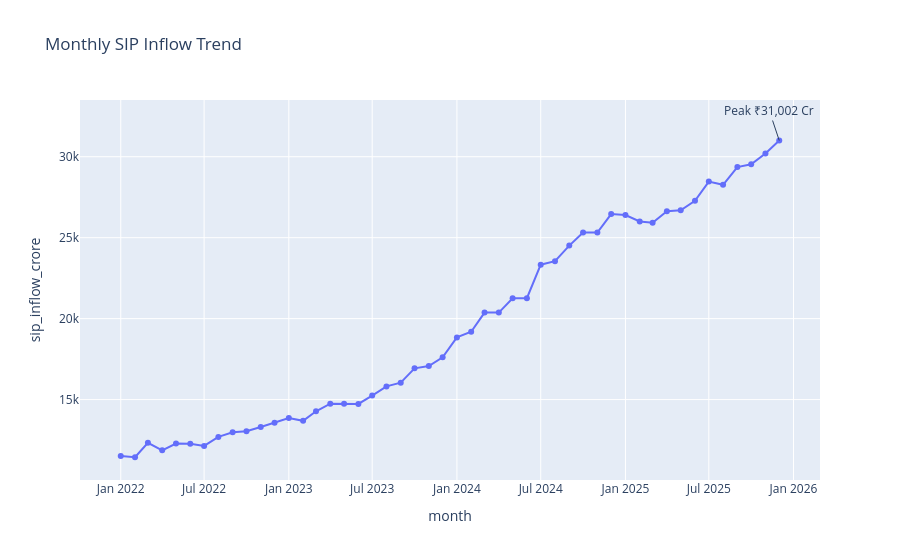

The notebook cell saved with this chart:
### Markdown cell above
### Insight 3

SBI Mutual Fund consistently maintained the highest Assets Under Management (AUM) among all fund houses, reaching approximately ₹12.5 lakh crore by 2025.

### Insight 4

All major fund houses recorded steady AUM growth from 2022 to 2025, reflecting increasing investor participation in mutual funds.

### Code cell
sip["month"] = pd.to_datetime(
    sip["month"]
)

fig = px.line(
    sip,
    x="month",
    y="sip_inflow_crore",
    markers=True,
    title="Monthly SIP Inflow Trend"
)

max_row = sip.loc[
    sip["sip_inflow_crore"].idxmax()
]

fig.add_annotation(
    x=max_row["month"],
    y=max_row["sip_inflow_crore"],
    text=f"Peak ₹{max_row['sip_inflow_crore']:,} Cr"
)

fig.show()

### Figure 1 — Plotly figure (JSON) as saved in the notebook; plotly's stock layout.template omitted (floating-point values rounded to 4 significant figures)
{"data": [{"hovertemplate": "month=%{x}<br>sip_inflow_crore=%{y}<extra></extra>", "legendgroup": "", "line": {"color": "#636efa", "dash": "solid"}, "marker": {"symbol": "circle"}, "mode": "lines+markers", "name": "", "orientation": "v", "showlegend": false, "type": "scatter", "x": ["2022-01-01T00:00:00.000000", "2022-02-01T00:00:00.000000", "2022-03-01T00:00:00.000000", "2022-04-01T00:00:00.000000", "2022-05-01T00:00:00.000000", "2022-06-01T00:00:00.000000", "2022-07-01T00:00:00.000000", "2022-08-01T00:00:00.000000", "2022-09-01T00:00:00.000000", "2022-10-01T00:00:00.000000", "2022-11-01T00:00:00.000000", "2022-12-01T00:00:00.000000", "2023-01-01T00:00:00.000000", "2023-02-01T00:00:00.000000", "2023-03-01T00:00:00.000000", "2023-04-01T00:00:00.000000", "2023-05-01T00:00:00.000000", "2023-06-01T00:00:00.000000", "2023-07-01T00:00:00.000000", "2023-08-01T00:00:00.000000", "2023-09-01T00:00:00.000000", "2023-10-01T00:00:00.000000", "2023-11-01T00:00:00.000000", "2023-12-01T00:00:00.000000", "2024-01-01T00:00:00.000000", "2024-02-01T00:00:00.000000", "2024-03-01T00:00:00.000000", "2024-04-01T00:00:00.000000", "2024-05-01T00:00:00.000000", "2024-06-01T00:00:00.000000", "2024-07-01T00:00:00.000000", "2024-08-01T00:00:00.000000", "2024-09-01T00:00:00.000000", "2024-10-01T00:00:00.000000", "2024-11-01T00:00:00.000000", "2024-12-01T00:00:00.000000", "2025-01-01T00:00:00.000000", "2025-02-01T00:00:00.000000", "2025-03-01T00:00:00.000000", "2025-04-01T00:00:00.000000", "2025-05-01T00:00:00.000000", "2025-06-01T00:00:00.000000", "2025-07-01T00:00:00.000000", "2025-08-01T00:00:00.000000", "2025-09-01T00:00:00.000000", "2025-10-01T00:00:00.000000", "2025-11-01T00:00:00.000000", "2025-12-01T00:00:00.000000"], "xaxis": "x", "y": [11517, 11438, 12328, 11863, 12286, 12276, 12140, 12694, 12976, 13040, 13306, 13573, 13856, 13687, 14276, 14749, 14749, 14734, 15245, 15814, 16042, 16928, 17073, 17610, 18838, 19187, 20371, 20371, 21262, 21262, 23332, 23547, 24509, 25323, 25320, 26459, 26400, 25999, 25926, 26632, 26688, 27274, 28464, 28265, 29361, 29529, 30200, 31002], "yaxis": "y"}], "layout": {"annotations": [{"text": "Peak ₹31,002 Cr", "x": "2025-12-01T00:00:00", "y": 31002}], "legend": {"tracegroupgap": 0}, "title": {"text": "Monthly SIP Inflow Trend"}, "xaxis": {"anchor": "y", "domain": [0, 1], "title": {"text": "month"}}, "yaxis": {"anchor": "x", "domain": [0, 1], "title": {"text": "sip_inflow_crore"}}}}
